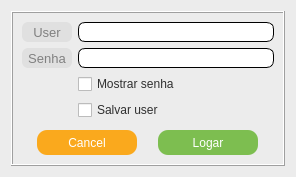
<?xml version="1.0" encoding="UTF-8"?>
<ui version="4.0">
 <class>fm_login</class>
 <widget class="QDialog" name="fm_login">
  <property name="geometry">
   <rect>
    <x>0</x>
    <y>0</y>
    <width>296</width>
    <height>177</height>
   </rect>
  </property>
  <property name="windowTitle">
   <string>Login</string>
  </property>
  <property name="styleSheet">
   <string notr="true">QDialog{
background:#ececec
}</string>
  </property>
  <layout class="QGridLayout" name="gridLayout">
   <item row="0" column="0">
    <widget class="QFrame" name="frame">
     <property name="frameShape">
      <enum>QFrame::Box</enum>
     </property>
     <property name="frameShadow">
      <enum>QFrame::Raised</enum>
     </property>
     <layout class="QGridLayout" name="gridLayout_2">
      <item row="0" column="0">
       <widget class="QLabel" name="lb_user">
        <property name="sizePolicy">
         <sizepolicy hsizetype="Preferred" vsizetype="Preferred">
          <horstretch>0</horstretch>
          <verstretch>0</verstretch>
         </sizepolicy>
        </property>
        <property name="minimumSize">
         <size>
          <width>50</width>
          <height>20</height>
         </size>
        </property>
        <property name="styleSheet">
         <string notr="true">QLabel{
background:#e0e0e0;
color:#808080;
font-size:10pt;
border:none;
border-radius:6px;
}</string>
        </property>
        <property name="text">
         <string>User</string>
        </property>
        <property name="alignment">
         <set>Qt::AlignCenter</set>
        </property>
       </widget>
      </item>
      <item row="0" column="1">
       <widget class="QLineEdit" name="line_user">
        <property name="sizePolicy">
         <sizepolicy hsizetype="Expanding" vsizetype="Maximum">
          <horstretch>0</horstretch>
          <verstretch>0</verstretch>
         </sizepolicy>
        </property>
        <property name="minimumSize">
         <size>
          <width>150</width>
          <height>20</height>
         </size>
        </property>
        <property name="styleSheet">
         <string notr="true">QLineEdit:enabled{background:#ffffff;}
QLineEdit:disabled{background:#e7e7e7;}

QLineEdit{
color:#303030;
font-size:9pt;
border-radius:7px;
border:1px solid black;
}</string>
        </property>
        <property name="text">
         <string/>
        </property>
        <property name="maxLength">
         <number>15</number>
        </property>
       </widget>
      </item>
      <item row="1" column="0">
       <widget class="QLabel" name="lb_senha">
        <property name="sizePolicy">
         <sizepolicy hsizetype="Preferred" vsizetype="Preferred">
          <horstretch>0</horstretch>
          <verstretch>0</verstretch>
         </sizepolicy>
        </property>
        <property name="minimumSize">
         <size>
          <width>50</width>
          <height>20</height>
         </size>
        </property>
        <property name="styleSheet">
         <string notr="true">QLabel{
background:#e0e0e0;
color:#808080;
font-size:10pt;
border:none;
border-radius:6px;
}</string>
        </property>
        <property name="text">
         <string>Senha</string>
        </property>
        <property name="alignment">
         <set>Qt::AlignCenter</set>
        </property>
       </widget>
      </item>
      <item row="1" column="1">
       <widget class="QLineEdit" name="line_senha">
        <property name="sizePolicy">
         <sizepolicy hsizetype="Expanding" vsizetype="Maximum">
          <horstretch>0</horstretch>
          <verstretch>0</verstretch>
         </sizepolicy>
        </property>
        <property name="minimumSize">
         <size>
          <width>150</width>
          <height>20</height>
         </size>
        </property>
        <property name="styleSheet">
         <string notr="true">QLineEdit:enabled{background:#ffffff;}
QLineEdit:disabled{background:#e7e7e7;}

QLineEdit{
color:#303030;
font-size:9pt;
border-radius:7px;
border:1px solid black;
}</string>
        </property>
        <property name="text">
         <string/>
        </property>
        <property name="maxLength">
         <number>15</number>
        </property>
        <property name="echoMode">
         <enum>QLineEdit::Password</enum>
        </property>
       </widget>
      </item>
      <item row="2" column="1">
       <widget class="QCheckBox" name="cbMostrarSenha">
        <property name="styleSheet">
         <string notr="true">QCheckBox{
color:#303030;
font-size:9pt;
}</string>
        </property>
        <property name="text">
         <string>Mostrar senha</string>
        </property>
       </widget>
      </item>
      <item row="3" column="1">
       <widget class="QCheckBox" name="cbSalvarUser">
        <property name="styleSheet">
         <string notr="true">QCheckBox{
color:#303030;
font-size:9pt;
}</string>
        </property>
        <property name="text">
         <string>Salvar user</string>
        </property>
       </widget>
      </item>
      <item row="4" column="0" colspan="2">
       <spacer name="vs">
        <property name="orientation">
         <enum>Qt::Vertical</enum>
        </property>
        <property name="sizeHint" stdset="0">
         <size>
          <width>20</width>
          <height>40</height>
         </size>
        </property>
       </spacer>
      </item>
      <item row="5" column="0" colspan="2">
       <layout class="QHBoxLayout" name="horizontalLayout">
        <item>
         <widget class="QPushButton" name="btn_cancel">
          <property name="sizePolicy">
           <sizepolicy hsizetype="Maximum" vsizetype="Preferred">
            <horstretch>0</horstretch>
            <verstretch>0</verstretch>
           </sizepolicy>
          </property>
          <property name="minimumSize">
           <size>
            <width>100</width>
            <height>25</height>
           </size>
          </property>
          <property name="cursor">
           <cursorShape>PointingHandCursor</cursorShape>
          </property>
          <property name="styleSheet">
           <string notr="true">QPushButton:enabled{background:#faa91d;}
QPushButton:disabled{background:#fabe50;}
QPushButton:pressed{background:#ffd500;}
QPushButton{
color:#ffffff;
font-size:9pt;
border:none;
border-radius:10px;
}</string>
          </property>
          <property name="text">
           <string>Cancel</string>
          </property>
         </widget>
        </item>
        <item>
         <widget class="QPushButton" name="btn_logar">
          <property name="sizePolicy">
           <sizepolicy hsizetype="Maximum" vsizetype="Preferred">
            <horstretch>0</horstretch>
            <verstretch>0</verstretch>
           </sizepolicy>
          </property>
          <property name="minimumSize">
           <size>
            <width>100</width>
            <height>25</height>
           </size>
          </property>
          <property name="cursor">
           <cursorShape>PointingHandCursor</cursorShape>
          </property>
          <property name="styleSheet">
           <string notr="true">QPushButton:enabled{background:#7dbe50;}
QPushButton:disabled{background:#aaff7f;}
QPushButton:pressed{background:#aaff00;}
QPushButton{
color:#ffffff;
font-size:9pt;
border:none;
border-radius:10px;
}</string>
          </property>
          <property name="text">
           <string>Logar</string>
          </property>
         </widget>
        </item>
       </layout>
      </item>
     </layout>
    </widget>
   </item>
  </layout>
 </widget>
 <tabstops>
  <tabstop>line_user</tabstop>
  <tabstop>line_senha</tabstop>
  <tabstop>btn_logar</tabstop>
  <tabstop>btn_cancel</tabstop>
 </tabstops>
 <resources/>
 <connections/>
</ui>
